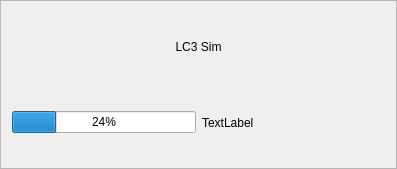
<?xml version="1.0" encoding="UTF-8"?>
<ui version="4.0">
 <class>Frame</class>
 <widget class="QFrame" name="Frame">
  <property name="geometry">
   <rect>
    <x>0</x>
    <y>0</y>
    <width>397</width>
    <height>169</height>
   </rect>
  </property>
  <property name="sizePolicy">
   <sizepolicy hsizetype="Fixed" vsizetype="Fixed">
    <horstretch>0</horstretch>
    <verstretch>0</verstretch>
   </sizepolicy>
  </property>
  <property name="windowTitle">
   <string>Frame</string>
  </property>
  <property name="frameShape">
   <enum>QFrame::StyledPanel</enum>
  </property>
  <property name="frameShadow">
   <enum>QFrame::Raised</enum>
  </property>
  <layout class="QVBoxLayout" name="verticalLayout">
   <item>
    <widget class="QLabel" name="AppNameLabel">
     <property name="text">
      <string>LC3 Sim</string>
     </property>
     <property name="alignment">
      <set>Qt::AlignCenter</set>
     </property>
    </widget>
   </item>
   <item>
    <layout class="QHBoxLayout" name="horizontalLayout">
     <item>
      <widget class="QProgressBar" name="progressBar">
       <property name="sizePolicy">
        <sizepolicy hsizetype="Expanding" vsizetype="Fixed">
         <horstretch>0</horstretch>
         <verstretch>0</verstretch>
        </sizepolicy>
       </property>
       <property name="value">
        <number>24</number>
       </property>
      </widget>
     </item>
     <item>
      <widget class="QLabel" name="specific">
       <property name="sizePolicy">
        <sizepolicy hsizetype="MinimumExpanding" vsizetype="Preferred">
         <horstretch>0</horstretch>
         <verstretch>0</verstretch>
        </sizepolicy>
       </property>
       <property name="text">
        <string>TextLabel</string>
       </property>
      </widget>
     </item>
    </layout>
   </item>
  </layout>
 </widget>
 <resources/>
 <connections/>
</ui>
